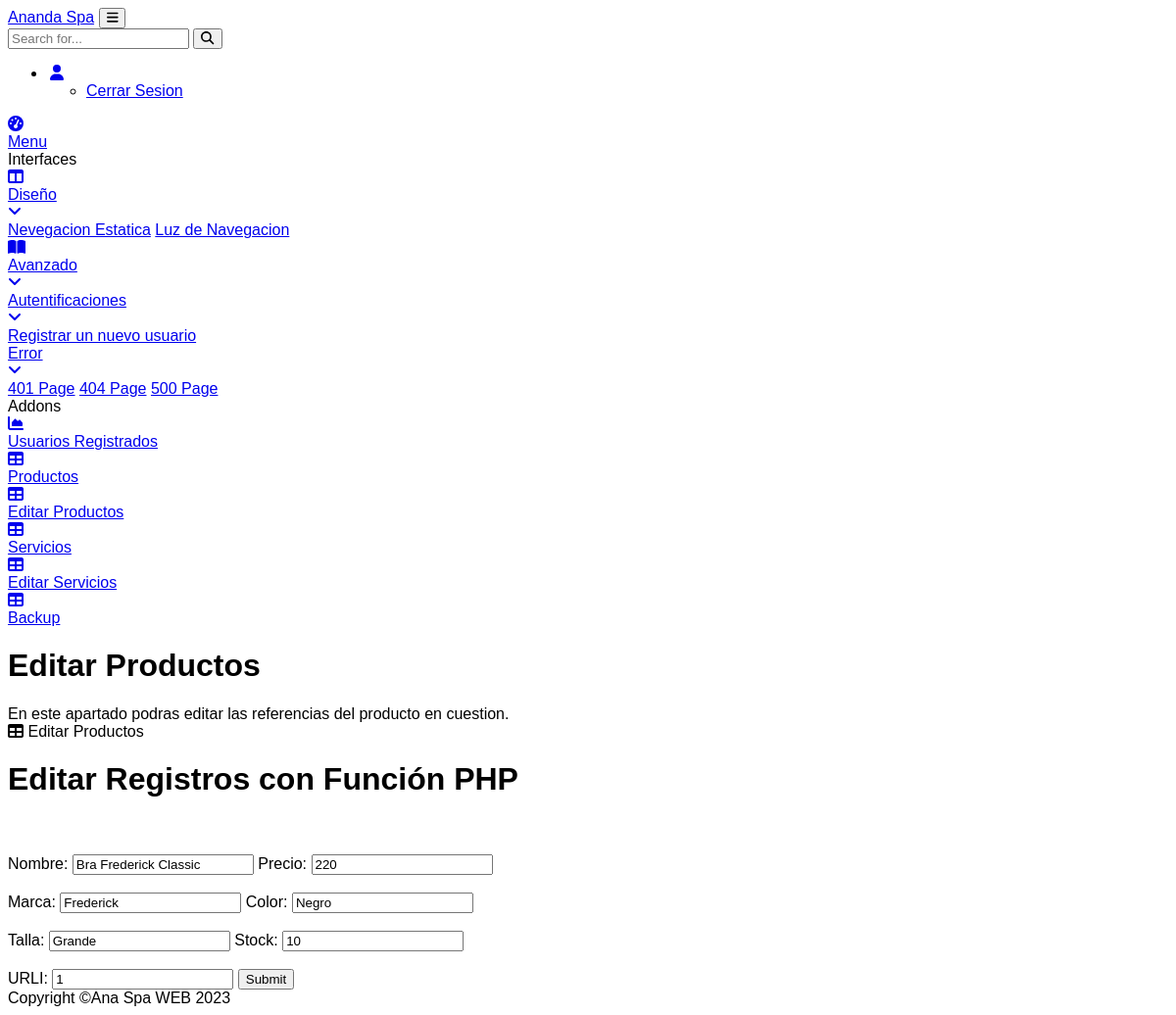
The page /actualizar_productos.php?ID=5 (signed in) on the database as committed earlier.
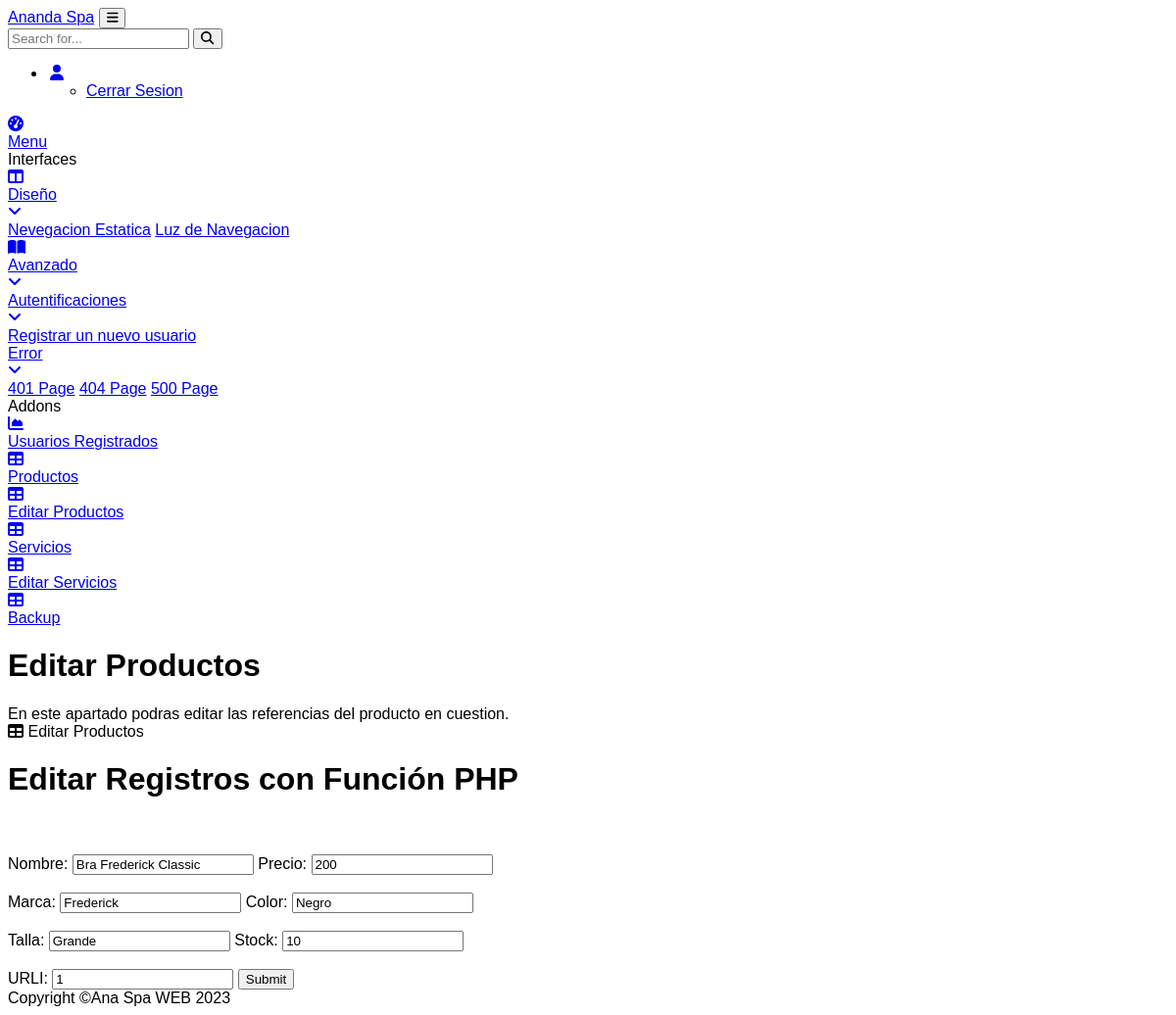
The same page on the database as committed later.
### tables this page shows
CREATE TABLE `productos` (
  `ID` int(11) NOT NULL AUTO_INCREMENT,
  `Nombre` varchar(30) NOT NULL,
  `Precio` varchar(10) NOT NULL,
  `Marca` text NOT NULL,
  `Color` text NOT NULL,
  `Talla` text NOT NULL,
  `Stock` int(11) NOT NULL,
  `URLI` varchar(20) NOT NULL,
  PRIMARY KEY (`ID`)
);

### function_editar.php (called while the page is built, shortened)
<?php
function db_query($query) {
    $connection = mysqli_connect("localhost","root","","ananda_spa");
    $result = mysqli_query($connection,$query);
    return $result;
}
function select_id($tblname,$field_name,$field_ID){
	$sql = "Select * from ".$tblname." where ".$field_name." = ".$field_ID."";
	$db=db_query($sql);
	return $sql;
}
?>

### actualizar_productos.php (the view, shortened to what the changed rows need)
<!DOCTYPE html>
<html lang="en">
    <head>
        <link href="https://cdn.jsdelivr.net/npm/simple-datatables@latest/dist/style.css" rel="stylesheet" />
        <link href="css/styles.css" rel="stylesheet" />
    </head>
    <body class="sb-nav-fixed">
        <div id="layoutSidenav">
            <div id="layoutSidenav_content">
                <main>
                    <div class="container-fluid px-4">
                        <h1 class="mt-4">Editar Productos</h1>
                        <div class="card mb-4">
                            <div class="card-body">
                            <table id="datatablesSimple">
                            <div class="main-wrapper">
                                <h1>Editar Registros con Función PHP </h1>
                                <br><br>
                                <?php
                                include("function_editar.php");
                                $ID = $_GET['ID'];
                                select_id('Productos','ID',$ID);
                                ?>
                                <form action="" method="post">
                                    <label for="" class="container__label">Nombre</label>:
                                    <input type="text" value="<?php echo $row->Nombre;?>" name="Nombre">
                                    <label for="" class="container__label">Precio</label>:
                                    <input type="text" value="<?php echo $row->Precio;?>" name="Precio">
                                    <br>
                                    <br>
                                    <label for="" class="container__label">Marca</label>:
                                    <input type="text" value="<?php echo $row->Marca;?>" name="Marca">
                                    <label for="" class="container__label">Color</label>:
                                    <input type="text" value="<?php echo $row->Color;?>" name="Color">
                                    <br>
                                    <br>
                                    <label for="" class="container__label">Talla</label>:
                                    <input type="text" value="<?php echo $row->Talla;?>" name="Talla">
                                    <label for="" class="container__label">Stock</label>:
                                    <input type="text" value="<?php echo $row->Stock;?>" name="Stock">
                                    <br>
                                    <br>
                                    <label for="" class="container__label">URLI</label>:
                                    <input type="text" value="<?php echo $row->URLI;?>" name="URLI">
                                    <input type="submit" name="submit">
                                </form>
                                </div>
                                </body>
    </body>
</html>

Rows that differ between the two databases and show on the page:
changed productos "Bra Frederick Classic": Precio "220" → "200"
